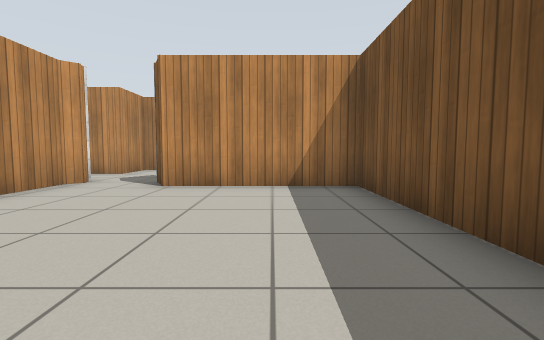
view 1 (above)

20 first-person views from a walk through a Gazebo world. The camera is 0.72 m above the floor, tilts 4° down and sees 85° across. The floor is counted in squares, 1 m on a side. Each view is taken from the middle of a square. On the plan, view 1 faces up. The plan holds only what a view shows up to about 10 squares ahead; the rest is blank. Simple patterns stand in for the simulator's built-in surfaces.

view 2
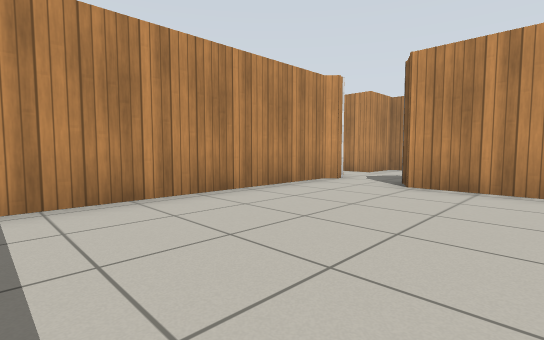

view 3
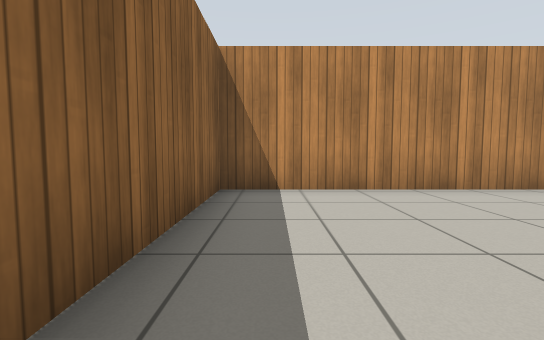

view 4
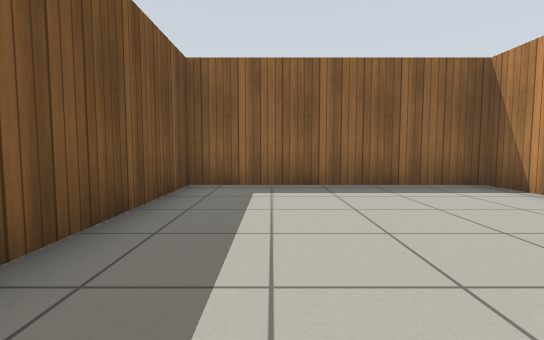

view 5
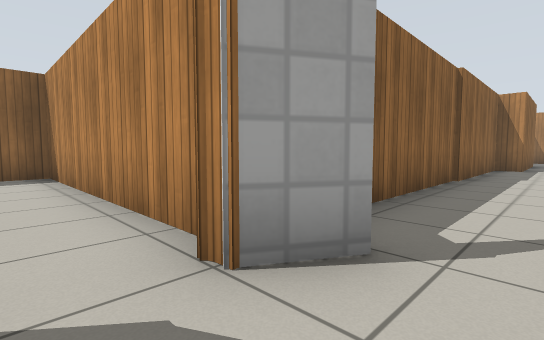

view 6
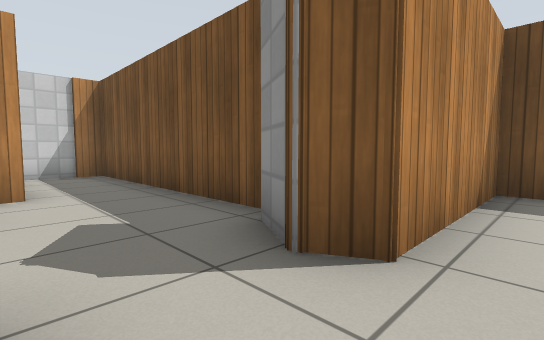

view 7
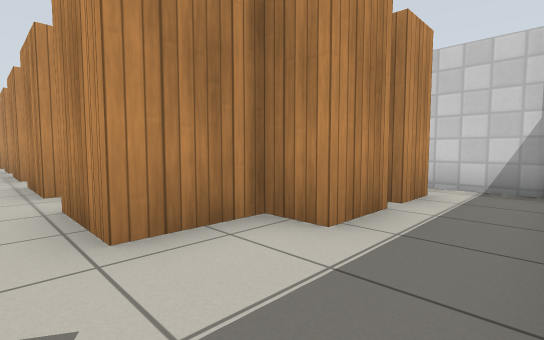

view 8
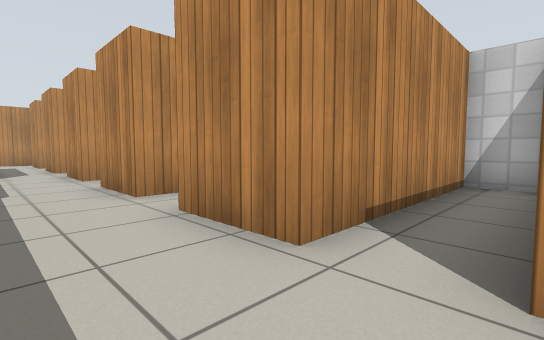

view 9
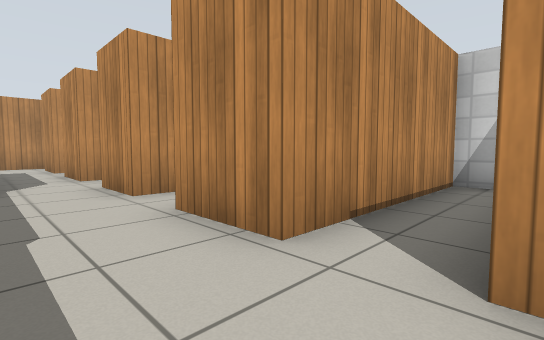

view 10
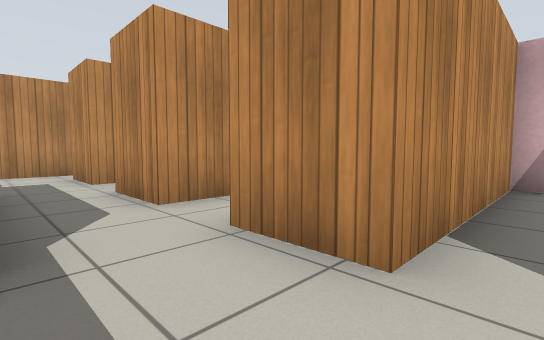

view 11
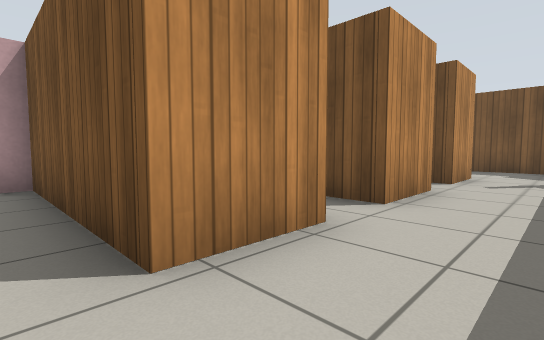

view 12
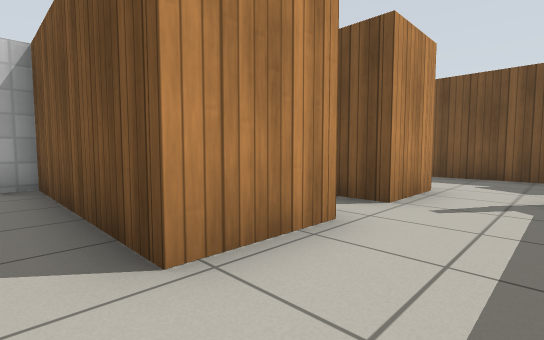

view 13
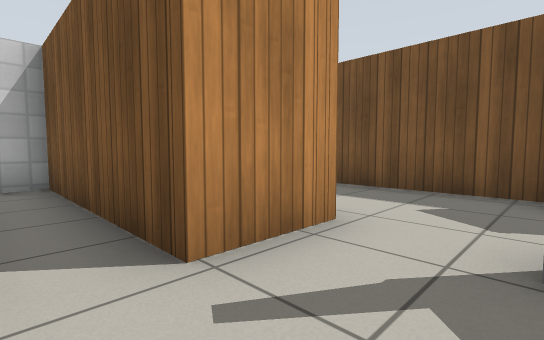

view 14
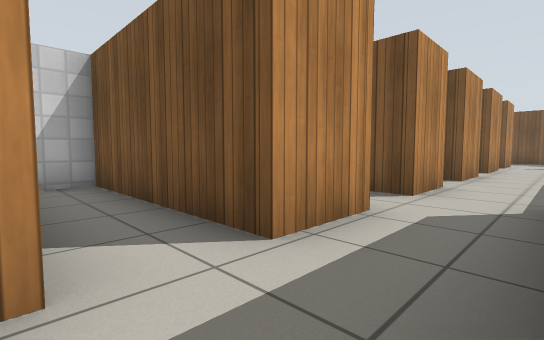

view 15
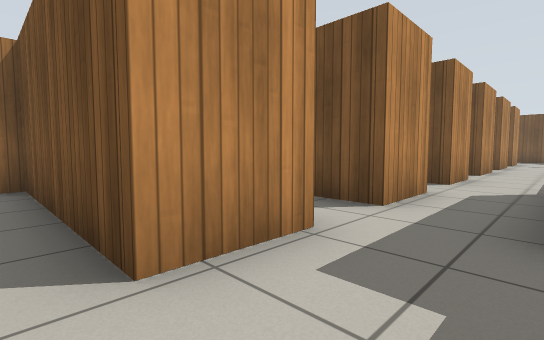

view 16
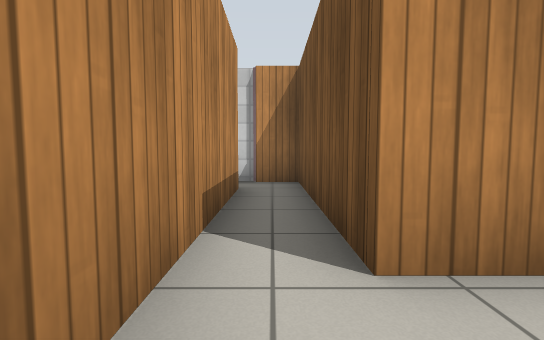

view 17
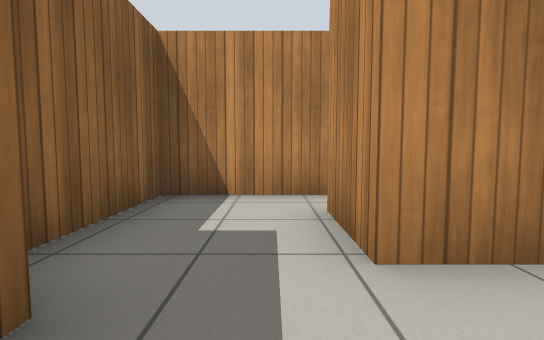

view 18
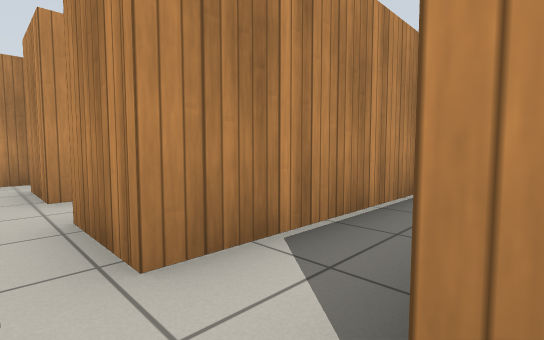

view 19
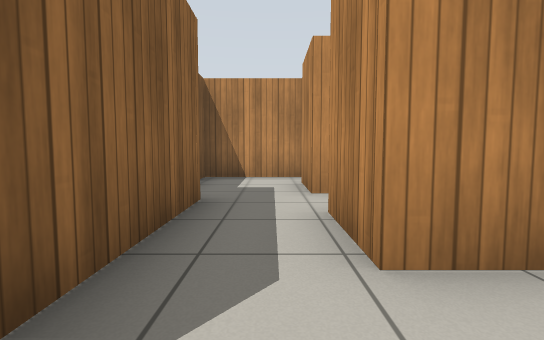

view 20
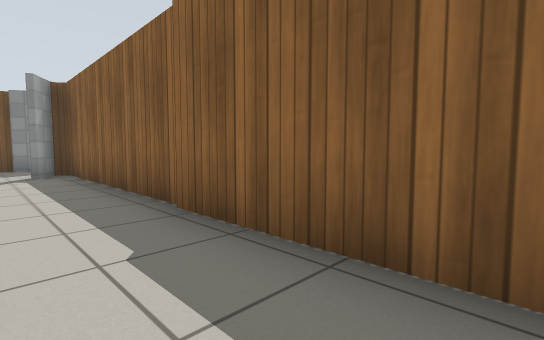

### Floor plan
Ten units are one square. View 1 is at (0, 0); x grows to the right and y downward. Boxes are objects, and circles mark ways between rooms. Rooms are numbered by the first view taken in them; rooms with no view inside come last. Other rooms are left out.
<svg viewBox="-234 -144 256 158">
<path fill="none" stroke="#000" d="M-41 -63 -43 -61 -43 9 17 9 17 -58 -21 -58M-35 -116 -35 -103 -43 -103 -43 -87M-35 -130 -35 -119M-16 -71 -16 -139 -39 -139M-50 -71 -40 -65M-21 -58 -24 -64 -19 -72M-43 -87 -61 -87 -61 -135 -74 -135 -74 -87M-76 -63 -41 -63M-74 -87 -92 -87 -92 -135 -106 -135 -106 -87 -123 -87M-125 -63 -76 -63M-123 -87 -123 -135 -137 -135 -137 -87M-152 -70 -152 -63 -125 -63M-214 -87 -214 -135 -229 -135M-226 -124 -226 -63 -200 -63M-198 -98 -198 -87 -214 -87M-167 -87 -184 -87 -184 -135 -192 -135M-193 -70 -164 -70M-137 -87 -152 -87 -152 -95M-164 -70 -152 -70M-167 -130 -167 -87"/>
<circle cx="-30" cy="-60" r="3" fill="#2a7"/>
<circle cx="-40" cy="-80" r="3" fill="#2a7"/>
<circle cx="-85" cy="-75" r="3" fill="#2a7"/>
<circle cx="-115" cy="-75" r="3" fill="#2a7"/>
<circle cx="-150" cy="-80" r="3" fill="#2a7"/>
<circle cx="-205" cy="-80" r="3" fill="#2a7"/>
<circle cx="-175" cy="-80" r="3" fill="#2a7"/>
<text x="-20" y="-30">1</text>
<text x="-30" y="-100">2</text>
<text x="-70" y="-90">3</text>
<text x="-100" y="-90">4</text>
<text x="-130" y="-90">5</text>
<text x="-220" y="-100">6</text>
<text x="-190" y="-100">7</text>
<text x="-160" y="-100">8</text>
</svg>
Room 1 opens to room 2. Room 2 opens to room 3. Room 3 opens to room 4. Room 4 opens to room 5. Room 5 opens to room 8. Room 6 opens to room 7. Room 7 opens to room 8.

Where each view was taken, in squares from view 1:
view 1: 0 up, 0 right, facing up
view 2: 0 up, 0 right, facing up-left
view 3: 0 up, 1 right, facing left
view 4: 5 up, 0 right, facing down
view 5: 8 up, 3 left, facing down-left
view 6: 5 up, 4 left, facing up-right
view 7: 8 up, 2 left, facing up-left
view 8: 7 up, 6 left, facing up-left
view 9: 7 up, 9 left, facing up-left
view 10: 7 up, 13 left, facing up-left
view 11: 7 up, 13 left, facing up-right
view 12: 7 up, 10 left, facing up-right
view 13: 7 up, 7 left, facing up-right
view 14: 7 up, 20 left, facing up-right
view 15: 7 up, 22 left, facing up-right
view 16: 7 up, 22 left, facing up
view 17: 8 up, 18 left, facing left
view 18: 8 up, 15 left, facing up-left
view 19: 8 up, 15 left, facing left
view 20: 8 up, 14 left, facing down-right
